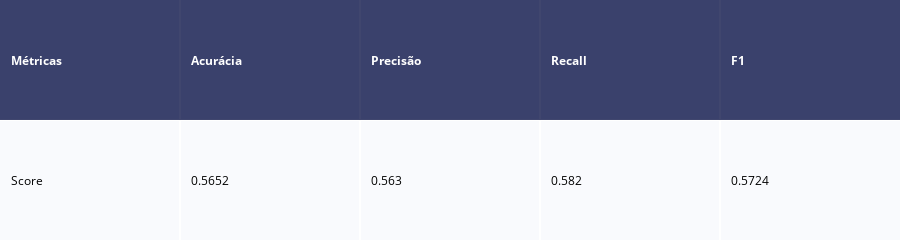

The notebook cell this image was saved under:
### Code cell
metricas(y_test, previsoes)

### Figure 1 — Plotly figure (JSON) as saved in the notebook; plotly's stock layout.template omitted (floating-point values rounded to 4 significant figures)
{"data": [{"colorscale": [[0, "#00083e"], [0.5, "#ededee"], [1, "#ffffff"]], "hoverinfo": "none", "opacity": 0.75, "showscale": false, "type": "heatmap", "z": [[0, 0, 0, 0, 0], [0.5, 0.5, 0.5, 0.5, 0.5]]}], "layout": {"annotations": [{"align": "left", "font": {"color": "#ffffff"}, "showarrow": false, "text": "<b>Métricas</b>", "x": -0.45, "xanchor": "left", "xref": "x", "y": 0, "yref": "y"}, {"align": "left", "font": {"color": "#ffffff"}, "showarrow": false, "text": "<b>Acurácia</b>", "x": 0.55, "xanchor": "left", "xref": "x", "y": 0, "yref": "y"}, {"align": "left", "font": {"color": "#ffffff"}, "showarrow": false, "text": "<b>Precisão</b>", "x": 1.55, "xanchor": "left", "xref": "x", "y": 0, "yref": "y"}, {"align": "left", "font": {"color": "#ffffff"}, "showarrow": false, "text": "<b>Recall</b>", "x": 2.55, "xanchor": "left", "xref": "x", "y": 0, "yref": "y"}, {"align": "left", "font": {"color": "#ffffff"}, "showarrow": false, "text": "<b>F1</b>", "x": 3.55, "xanchor": "left", "xref": "x", "y": 0, "yref": "y"}, {"align": "left", "font": {"color": "#000000"}, "showarrow": false, "text": "Score", "x": -0.45, "xanchor": "left", "xref": "x", "y": 1, "yref": "y"}, {"align": "left", "font": {"color": "#000000"}, "showarrow": false, "text": "0.5652", "x": 0.55, "xanchor": "left", "xref": "x", "y": 1, "yref": "y"}, {"align": "left", "font": {"color": "#000000"}, "showarrow": false, "text": "0.563", "x": 1.55, "xanchor": "left", "xref": "x", "y": 1, "yref": "y"}, {"align": "left", "font": {"color": "#000000"}, "showarrow": false, "text": "0.582", "x": 2.55, "xanchor": "left", "xref": "x", "y": 1, "yref": "y"}, {"align": "left", "font": {"color": "#000000"}, "showarrow": false, "text": "0.5724", "x": 3.55, "xanchor": "left", "xref": "x", "y": 1, "yref": "y"}], "height": 90, "margin": {"b": 0, "l": 0, "r": 0, "t": 0}, "xaxis": {"dtick": 1, "gridwidth": 2, "showticklabels": false, "tick0": -0.5, "ticks": "", "zeroline": false}, "yaxis": {"autorange": "reversed", "dtick": 1, "gridwidth": 2, "showticklabels": false, "tick0": 0.5, "ticks": "", "zeroline": false}}}
